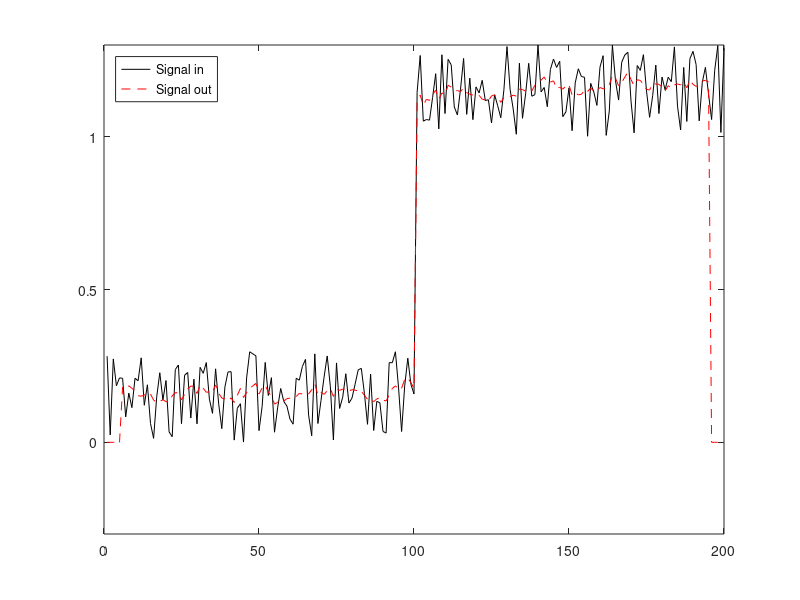
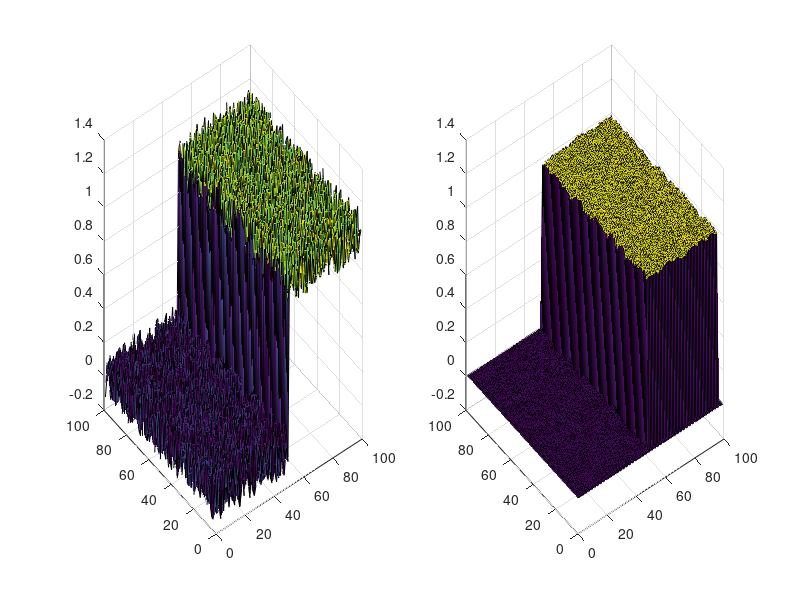

MATLAB code to generate these figures, in order: (Note: this script raises an error after producing the figures.)
% RUN_HDR_FUSION_BILATERAL - demonstrate the bilateral filtering funcion
% 
% This is a high-level demo function shows how the bilateral filtering works.
% Notice that this function is just a demostration. Further research on
% range filtering is required.
%

%% Stage 1: Simulate the range filter in 1D case

% generate a 1-D step function with random noise
signal_in =0.3 * rand(1,200) + [zeros(1,100), ones(1,100)];

win1d = -5:5;

gaussian = @(v)( exp(-(v).^2 ./ (2.*0.3.^2) ) );
inv_gaussian = @(v)( 1 - gaussian(v));

signal_out = zeros(size(signal_in));

% do the bilateral filtering
for i=1-win1d(1):length(signal_in)-win1d(end)
    
    p1center = signal_in(i);
    p1neighbor = signal_in(i+win1d);
 
    weight = gaussian(p1center-p1neighbor);

    signal_out(i) = sum(sum(weight.*p1neighbor)) ./ sum(sum(weight));
end
 
% show result
h = figure;
plot( signal_in, '-', 'Color', [ 0 0 0] );
hold on
plot( signal_out, '--', 'Color', [ 1 0 0]);
axis( [ 0 200 -0.3 1.3] );
legend( 'Signal in', 'Signal out', 'Location', 'NorthWest' );
saveas(h, '01_1dRangeFilter', 'jpg');
hold off

%% Stage 2: Simulate the range filter in 2D case

% generate a 2-D step function with random noise
signal2in = 0.3 .* (0.5-rand(200,200)) + [zeros(200,100), ones(200,100)];

win2d = -5:5;

gaussian = @(v)( exp(-(v).^2 ./ (2.*0.3.^2)) );

signal2out = zeros(size(signal2in));

% do the 2-d bilateral filtering
for i=1-win2d(1):size(signal2in,1)-win2d(end)
    for j=1-win2d(1):size(signal2in,2)-win2d(end)
        p2center = signal2in(i,j);
        p2neighbor = signal2in(i+win2d,j+win2d);
        
        weight = gaussian(p2center-p2neighbor);
        signal2out(i,j) = sum(sum(weight.*p2neighbor)) ./ sum(sum(weight));
    end
end

% show result
h2 = figure;
hold on;
subplot(1,2,1), surf(signal2in(1:2:end,1:2:end));
subplot(1,2,2), surf(signal2out(1:2:end,1:2:end));
hold off;

%% Stage 3: Simulate the 'modified' range filter in 2D case
imcolor = im2double(imread('../DataImage/20090708_SequenceFlowers/s01.JPG'));
signal2in = imcolor(:,:,2);
imcolormove = im2double(imread('../DataImage/20090708_SequenceFlowers//s04.JPG'));
imcolormove = imfilter(imcolormove, fspecial('gaussian'));
signal2in_bk = imcolormove(:,:,2);

win2d = -3:3;

gaussian = @(v)( exp(-(v).^2 ./ (2.*0.3.^2)) );

signal2out = zeros(size(signal2in));

%signal2in_blur = imfilter(signal2in,fspecial('gaussian', 5, 5.5));

hwait = waitbar(0,'Applying range filter...');

for i=1-win2d(1):size(signal2in,1)-win2d(end)
    for j=1-win2d(1):size(signal2in,2)-win2d(end)
        p2center = signal2in(i,j);
        %p2neighbor = signal2in_blur(i,j);
        p2neighbor = signal2in_bk(i+win2d,j+win2d);
        
        weight = gaussian(p2center-p2neighbor);
        
        %signal2out(i,j) = sum(sum(weight.*p2neighbor))./(length(win2d).*length(win2d));
        signal2out(i,j) = sum(sum(weight.*p2neighbor))./sum(sum(weight));
    end
    
    waitbar(i./length(1-win2d(1):size(signal2in,1)-win2d(end)));
end

close(hwait);

h2 = figure;
hold on;
subplot(1,2,1), imshow((signal2in+signal2in_bk)./2);
subplot(1,2,2), imshow(signal2out);
hold off;

% imwrite(signal2in, 'source.jpg');
% imwrite(signal2out, 'dest.jpg');
% imwrite(abs(signal2in-signal2out), 'diff.jpg');

%% Stage 4: A testing on multiple images
[fnames,fpath] = img_acquire.jpggetfiles( );
imbuffer = img_acquire.iobuf(fpath,fnames);
imbuffer.format('gray', 1.0 );

imbrs = cell(length(fnames),1);

blrimg = @(I)( imfilter(I,fspecial('gaussian', [5 5], 0.4)) );
bfilter_range = @(I)( img_processor.imfilter_bilateral_range(I));

im1 = imbuffer.fnames2im(fnames{1});
imav = zeros(size(im1));
imbf = zeros(size(im1));
imbr = zeros(size(im1));
N = length(fnames);
for i=1:N
    im = imbuffer.fnames2im(fnames{i});
    imbf = imbf + bfilter_range(im);
    imbr = imbr + blrimg(im);
    imav = imav + im;
end

imbfd = im1-bfilter_range(im1);
imbfresult = imbfd + imbf./N;
imbrd = im1-blrimg(im1);
imbrresult = imbrd + imbr./N;
figure, 
subplot(2,2,1), imshow( imbfresult ), title('Bilateral Filter Averaging');
subplot(2,2,2), imshow( imbfd ), title('Bilateral Filter Difference');
subplot(2,2,3), imshow( imav./N), title('Simple Avaraging');
subplot(2,2,4), imshow( imbrresult ), title('Gaussian Filter Averaging');

figure,
subplot(1,2,1), imshow( imbfresult ), title('Bilateral Filter Averaging');
subplot(1,2,2), imshow( imbrresult ), title('Gaussian Filter Averaging');

% imwrite(imbrresult);
